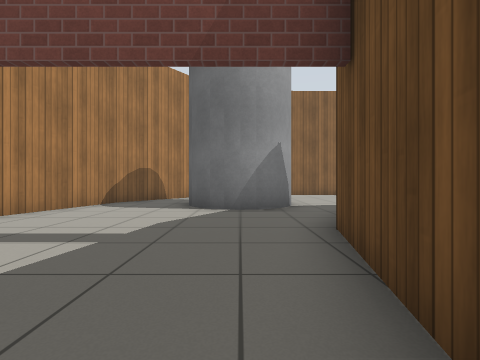
[1] (above)

12 first-person views from a walk through a world built for the Gazebo simulator. The camera is 0.72 m above the floor, looks level and sees 85° across. The floor is counted in squares, 1 m on a side. Each view is taken from the middle of a square. On the plan, view 1 faces up. The plan holds only what a view shows up to about 9 squares ahead; the rest is blank. The robots in the file are not drawn. Simple patterns stand in for the simulator's built-in surfaces. Surface patterns are stand-ins for the level's own textures.

[2]
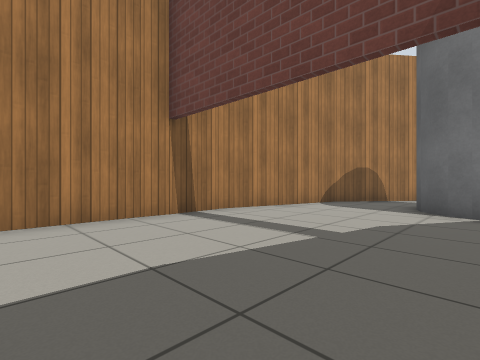

[3]
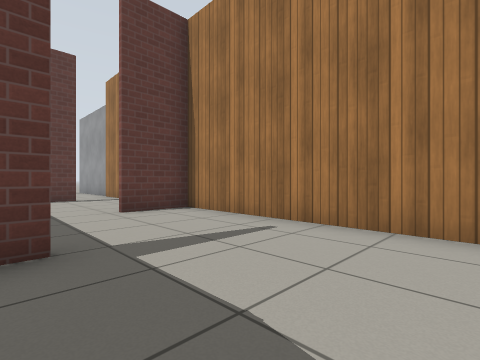

[4]
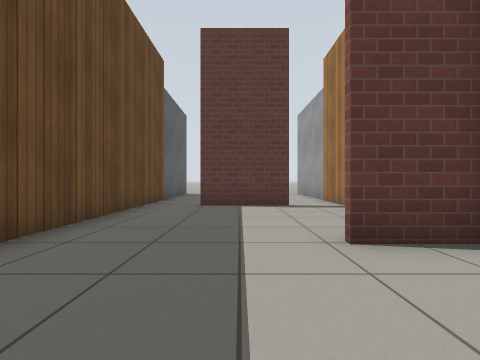

[5]
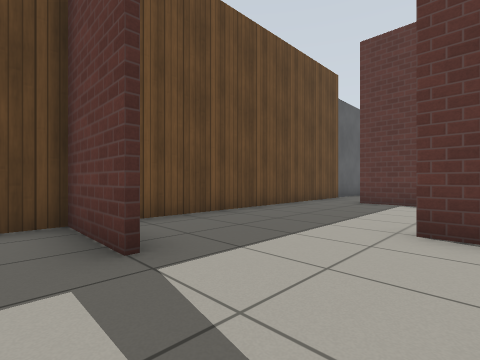

[6]
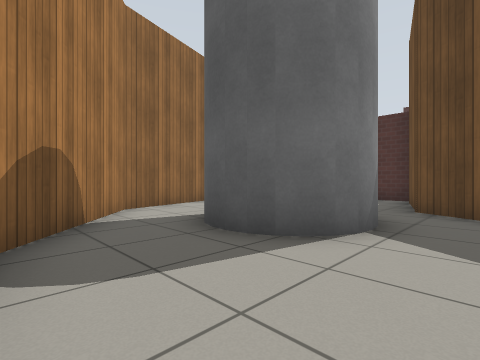

[7]
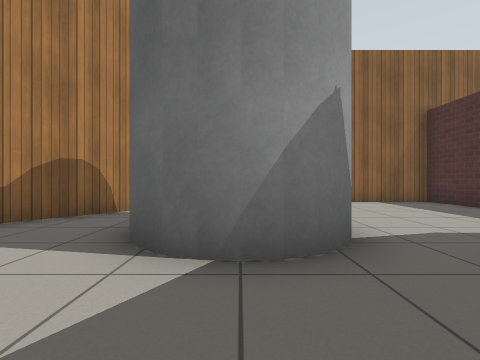

[8]
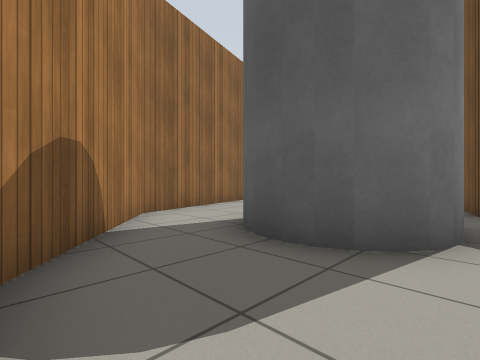

[9]
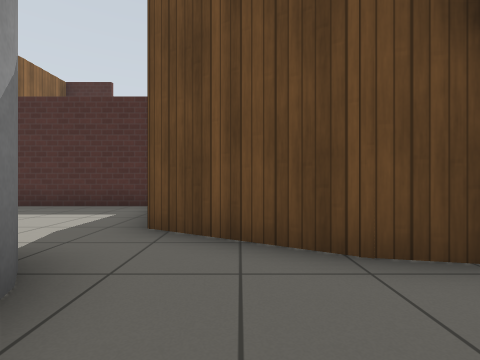

[10]
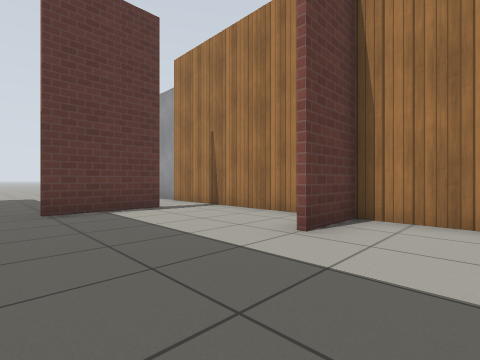

[11]
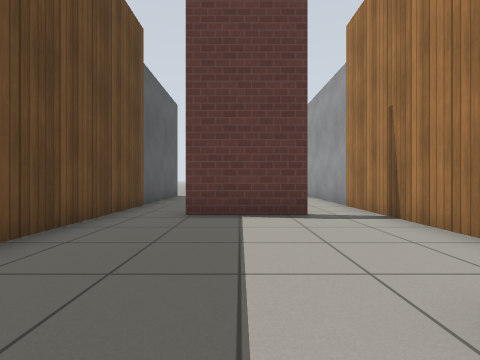

[12]
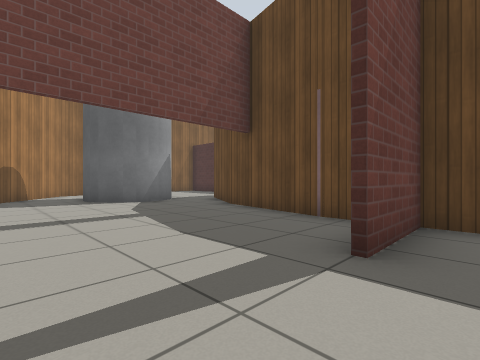

### Floor plan
Points are (right, up) in squares from view 1. A wall is a line through its corners. A room is listed if a view was taken in it or the views show most of it. See-through windows are left out.
Room 1 (views 1, 2, 3, 4, 5, 6, 7, 8, 9, 10, 11, 12)
walls: (0.7, 0.4) (1.4, 3.8) (2.9, 6.3) (5.2, 6.9); (-1.5, -1) (0.7, -1) (0.7, 0.6); (-5, 4.2) (-5, -3.9) (-3.1, -3.9); (6.2, 7.1) (6.2, 12.6) (3.6, 12.6); (-5, -5.1) (-5, -8.6); (2.3, 12.5) (-1.5, 11.5) (-3.9, 8.4) (-5, 4.3); (0.7, -8.4) (0.7, -1.1) (-1.5, -1.1); (-3.5, -8.4) (-0.9, -8.4)
ways out: opening at (-4, -8); opening at (0, -8)
objects: grey cylinder (-1, 7) to (1, 9)

Positions as (right, up) in squares from view 1, and headings:
1: (0, 0), facing up
2: (0, 0), facing up-left
3: (-1, 2), facing down-left
4: (-2, -1), facing down
5: (-4, 0), facing down-right
6: (-4, 5), facing up-right
7: (0, 4), facing up
8: (-4, 6), facing up-right
9: (-1, 5), facing right
10: (0, -2), facing down-left
11: (-2, -3), facing down
12: (-4, -2), facing up-right
